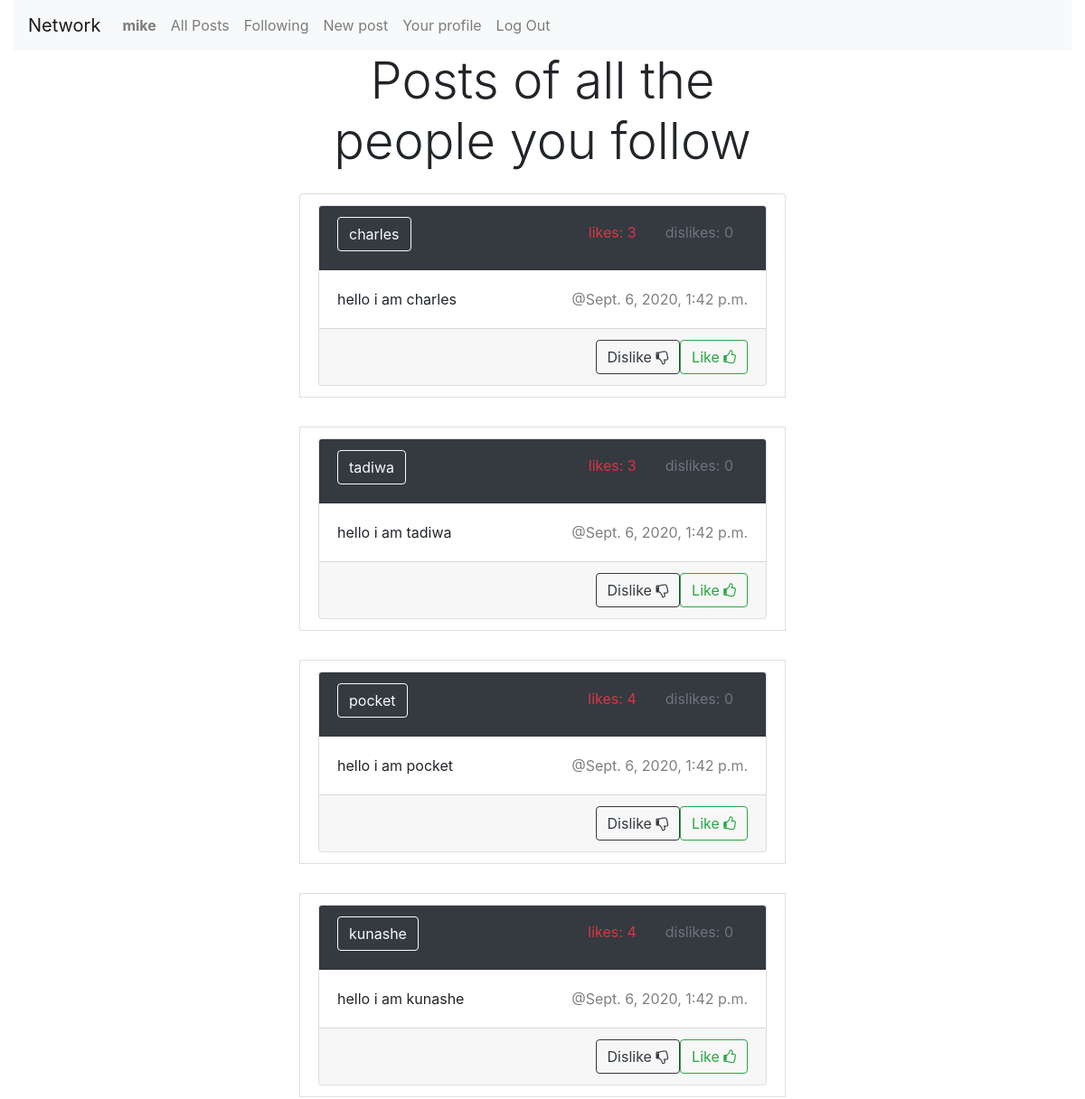
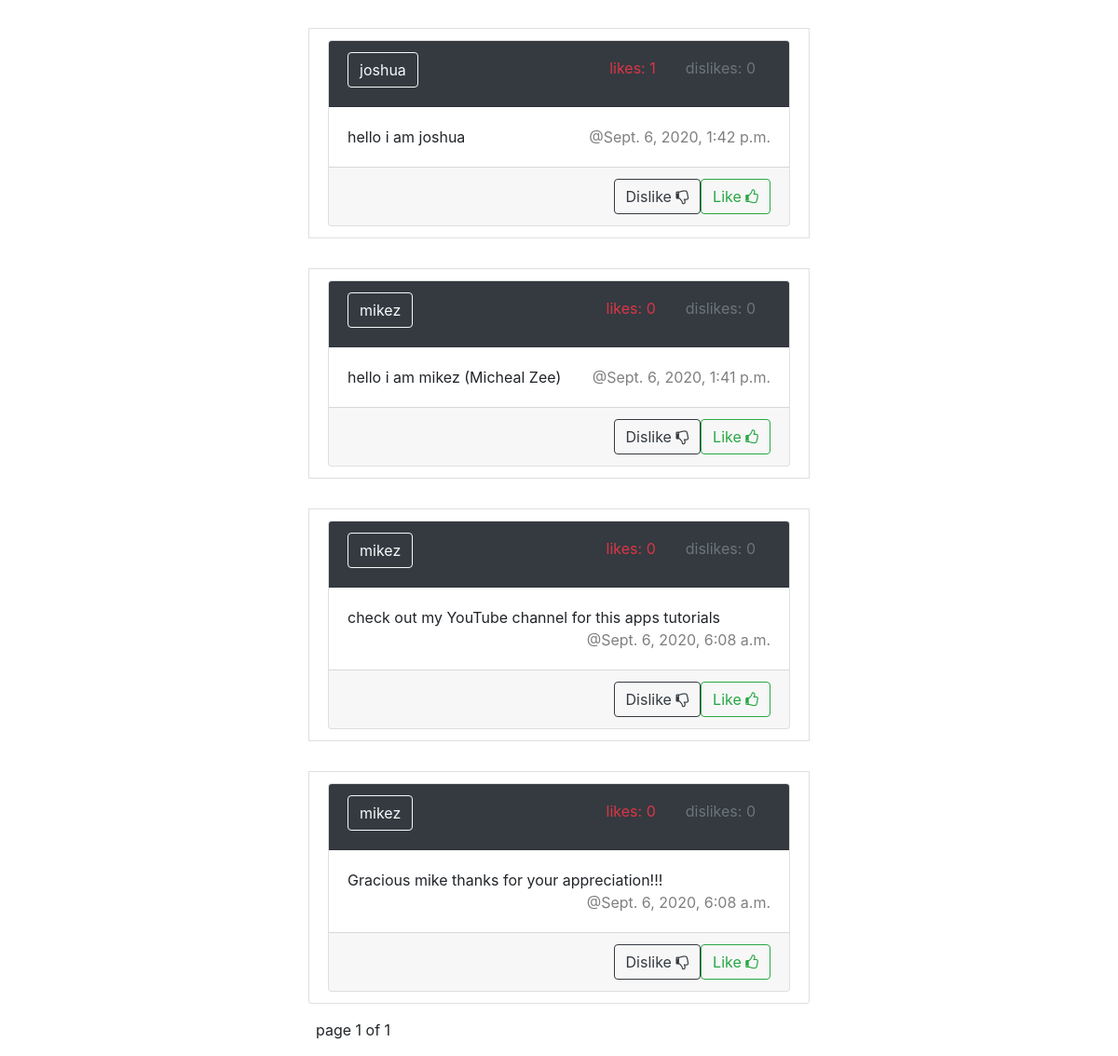
The page /following (signed in) on the database its author committed (2 pictures, top to bottom).
### network/models.py (models this page shows, shortened)
class User(AbstractUser):
    pass

class Post(models.Model):
    user = models.ForeignKey("User", on_delete=models.CASCADE,related_name='poster')
    msg = models.TextField(max_length=10000)
    timestamp = models.DateTimeField(auto_now=False, auto_now_add=True)
    likes = models.PositiveIntegerField(default=0)
    dislikes = models.PositiveIntegerField(default=0)

### network/views.py (the view)
# urls.py: path("following", views.following_view, name="following"),
@login_required(login_url='login')
def following_view(request):
    profile_user = User.objects.get(username=request.session['username'])
    posts = []
    following = profile_user.follower.all()
    for follow in following:
        if follow.user.poster.all().count()>0:
            for post in follow.user.poster.all():
                posts.append(post)
    context = {}
    posts.sort(key=lambda post: post.timestamp)
    posts.reverse()
    paginator = Paginator(posts,10)
    page_number = request.GET.get('page')
    context['posts'] = paginator.get_page(page_number)
    return render(request,"network/following.html",context=context)

### network/templates/network/following.html (shortened to what this page needs)
{% extends "network/layout.html" %} {% block body %}
<div class="row">
    <div class="col-lg-6 col-md-8 align-content-center offset-lg-3">
        <h1 class="display-4 text-center">Posts of all the people you follow</h1>
        <ul class="list-group">
            {% for post in posts %}
            <li class="list-group-item m-3">
                <div class="card" id="{{post.id}}">
                    <div class="card-header bg-dark">
                        <h5>
                            <a href="{% url 'profile' %}?username={{post.user.username}}" class="btn btn-outline-light">{{post.user.username}}</a>
                            <small class="pull-right text-secondary mx-2 p-2">dislikes: <span id="dislikes{{post.id}}">{{post.dislikes}}</span></small>
                            <small class="pull-right text-danger mx-2 p-2">likes: <span id="likes{{post.id}}">{{post.likes}}</span></small>
                        </h5>
                    </div>
                    <div class="card-body">
                        <div class="card-text">
                            {{post.msg}}
                            <span class="text-black-50 pull-right">@{{post.timestamp}}</span>
                        </div>
                    </div>
                    <div class="card-footer d-inline-flex">
                        {% if post.user.username != user.username %}
                        <div class="btn-block" id="opinion{{post.id}}">
                            <button class="btn btn-outline-success float-right" onclick="javascript: like_post('{{ post.id }}')">Like <i class="fa fa-thumbs-o-up"></i></button>
                            <button class="btn btn-outline-dark float-right" onclick="javascript: dislike_post('{{ post.id }}')">Dislike <i class="fa fa-thumbs-o-down"></i></button> {% endif %}
                        </div>
                    </div>
                </div>
            </li>
            {% empty %}
            <li class="list-group-item-info">
                Sorry there appears to be no posts available!!!
            </li>
            {% endfor %}
        </ul>
        <ul class="pagination">
            <li class="active mx-md-3 px-2">
                page {{ posts.number }} of {{ posts.paginator.num_pages }}
            </li>
        </ul>
    </div>
</div>
{% endblock %}

### network/templates/network/layout.html (shortened to what this page needs)
{% load static %}
<!DOCTYPE html>
<html lang="en">
<head>
    <link href="{% static 'lib/bootstrap/css/bootstrap.min.css' %}" rel="stylesheet">
    <link href="{% static 'lib/font-awesome/css/font-awesome.min.css' %}" rel="stylesheet">
    <link href="{% static 'lib/ionicons/css/ionicons.min.css' %}" rel="stylesheet">
    <link href="{% static 'network/styles.css' %}" rel="stylesheet">
</head>
<body>
    <div class="container-fluid">
        <div class="row">
            <div class="col-12">
                <nav class="navbar navbar-expand-lg navbar-light bg-light">
                    <a class="navbar-brand" href="#">Network</a>
                    <div>
                        <ul class="navbar-nav mr-auto">
                            {% if user.is_authenticated %}
                            <li class="nav-item">
                                <a class="nav-link" href="{% url 'index' %}"><strong>{{ user.username }}</strong></a>
                            </li>
                            {% endif %}
                            <li class="nav-item">
                                <a class="nav-link" href="{% url 'index' %}">All Posts</a>
                            </li>
                            {% if user.is_authenticated %}
                            <li class="nav-item">
                                <a class="nav-link" href="{% url 'following' %}">Following</a>
                            </li>
                            <li class="nav-item">
                                <a class="nav-link" href="{% url 'new' %}">New post</a>
                            </li>
                            <li class="nav-item">
                                <a class="nav-link" href="{% url 'profile' %}?username={{user.username}}">Your profile</a>
                            </li>
                            <li class="nav-item">
                                <a class="nav-link" href="{% url 'logout' %}">Log Out</a>
                            </li>
                            {% endif %}
                        </ul>
                    </div>
                </nav>
            </div>
        </div>
        <div class="body">{% block body %} {% endblock %}</div>
    </div>
</body>
</html>

### rows shown on the page
User: username "mike"
Post: user.username "charles", dislikes "0", likes "3", msg "hello i am charles", timestamp "Sept. 6, 2020, 1:42 p.m."
Post: user.username "tadiwa", dislikes "0", likes "3", msg "hello i am tadiwa", timestamp "Sept. 6, 2020, 1:42 p.m."
Post: user.username "pocket", dislikes "0", likes "4", msg "hello i am pocket", timestamp "Sept. 6, 2020, 1:42 p.m."
Post: user.username "kunashe", dislikes "0", likes "4", msg "hello i am kunashe", timestamp "Sept. 6, 2020, 1:42 p.m."
Post: user.username "joshua", dislikes "0", likes "1", msg "hello i am joshua", timestamp "Sept. 6, 2020, 1:42 p.m."
Post: user.username "mikez", dislikes "0", likes "0", msg "hello i am mikez (Micheal Zee)", timestamp "Sept. 6, 2020, 1:41 p.m."
Post: user.username "mikez", dislikes "0", likes "0", msg "check out my YouTube channel for this apps tutorials", timestamp "Sept. 6, 2020, 6:08 a.m."
Post: user.username "mikez", dislikes "0", likes "0", msg "Gracious mike thanks for your appreciation!!!", timestamp "Sept. 6, 2020, 6:08 a.m."

### other values the page prints
{{ posts.number }} "1"
{{ posts.paginator.num_pages }} "1"
